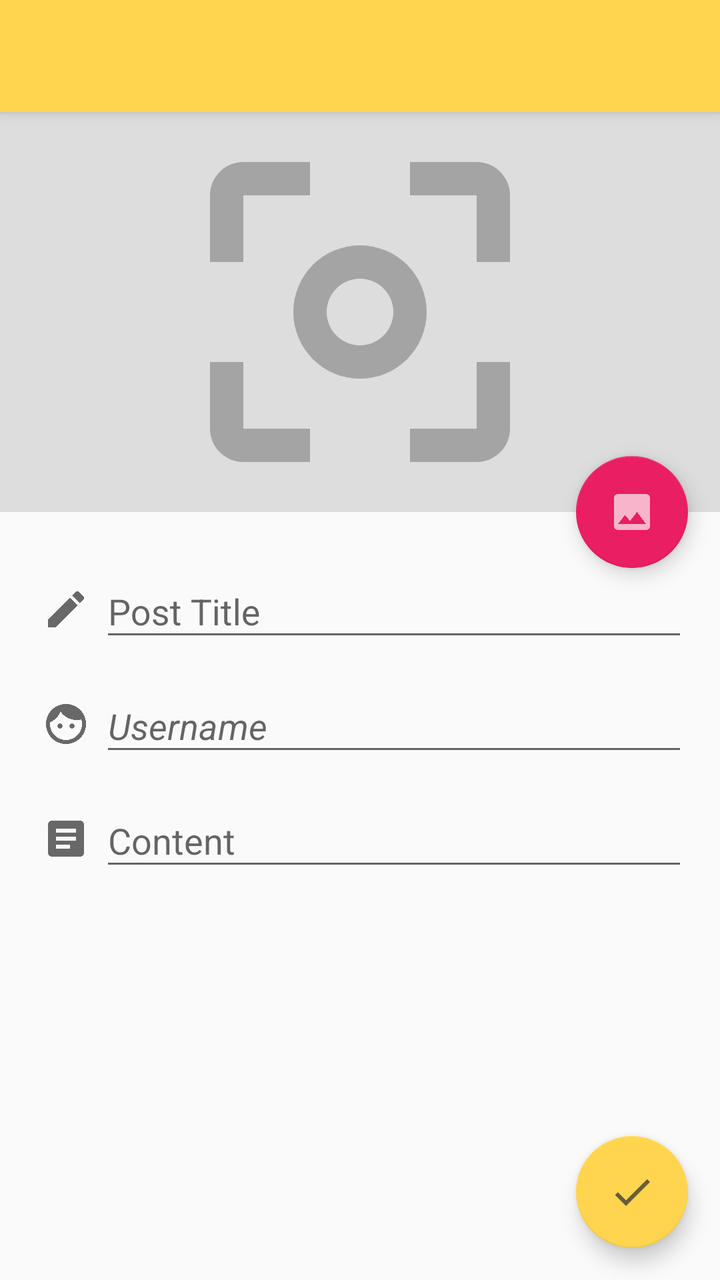
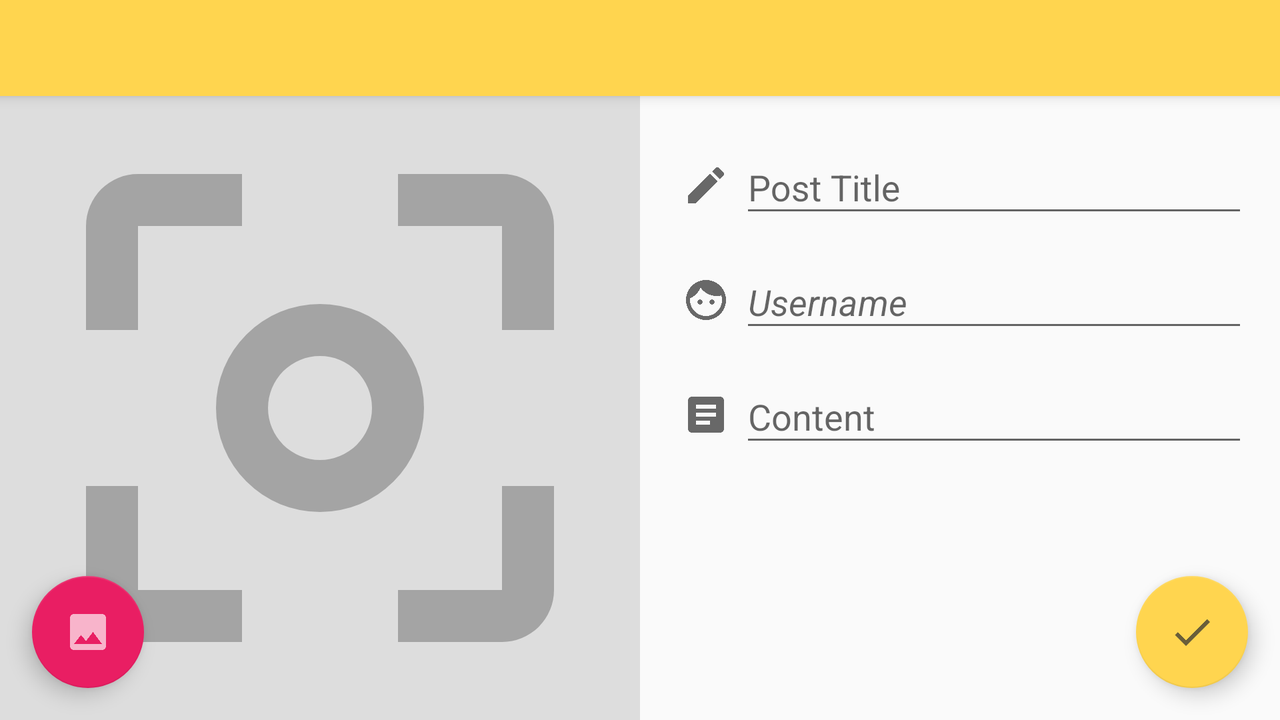

The same Android screen from two of the app's own layout files: first res/layout/ as a phone draws it, then the repository's variant for another configuration, drawn on a device whose configuration selects that folder. Both files follow.
<!-- AndroidManifest.xml: activity theme AppTheme.Post -->
<!-- res/layout/activity_post.xml -->
<?xml version="1.0" encoding="utf-8"?>
<android.support.design.widget.CoordinatorLayout xmlns:android="http://schemas.android.com/apk/res/android"
    xmlns:app="http://schemas.android.com/apk/res-auto"
    xmlns:tools="http://schemas.android.com/tools"
    android:id="@+id/activity_post"
    android:layout_width="match_parent"
    android:layout_height="match_parent"
    tools:context="com.iamareebjamal.feddup.ui.activity.PostActivity">

    <android.support.design.widget.AppBarLayout
        android:layout_width="match_parent"
        android:layout_height="?attr/actionBarSize"
        android:theme="@style/ThemeOverlay.AppCompat.Light">

        <android.support.v7.widget.Toolbar
            android:id="@+id/toolbar"
            android:layout_width="match_parent"
            android:layout_height="wrap_content"
            android:background="?attr/colorPrimary"
            android:minHeight="?attr/actionBarSize"
            app:popupTheme="@style/ThemeOverlay.AppCompat"
            android:theme="@style/ActionBarThemeOverlay"/>

    </android.support.design.widget.AppBarLayout>

    <ImageView
        android:id="@+id/postImage"
        android:layout_width="match_parent"
        android:layout_height="200dp"
        android:contentDescription="@null"
        android:background="@color/grey"
        app:srcCompat="@drawable/ic_photo"
        app:layout_behavior="@string/appbar_scrolling_view_behavior" />

    <android.support.v4.widget.NestedScrollView
        android:id="@+id/parentPanel"
        android:layout_width="match_parent"
        android:layout_height="match_parent"
        android:layout_marginTop="260dp" >

        <include layout="@layout/post_form" />
    </android.support.v4.widget.NestedScrollView>

    <android.support.design.widget.FloatingActionButton
        android:id="@+id/post"
        android:layout_width="wrap_content"
        android:layout_height="wrap_content"
        android:layout_margin="@dimen/fab_margin"
        app:layout_anchor="@+id/parentPanel"
        app:layout_anchorGravity="bottom|right"
        app:srcCompat="@drawable/ic_check" />

    <android.support.design.widget.FloatingActionButton
        android:id="@+id/image"
        android:layout_width="wrap_content"
        android:layout_height="wrap_content"
        android:layout_margin="@dimen/fab_margin"
        app:backgroundTint="@color/colorPrimary"
        app:fabSize="normal"
        app:layout_anchor="@+id/postImage"
        app:layout_anchorGravity="bottom|right"
        app:layout_behavior="@string/appbar_scrolling_view_behavior"
        app:srcCompat="@drawable/ic_image" />

    <ProgressBar
        android:id="@+id/progress"
        android:layout_width="match_parent"
        android:layout_height="match_parent"
        android:layout_margin="100dp"
        android:visibility="gone" />
</android.support.design.widget.CoordinatorLayout>
<!-- res/layout/post_form.xml (included above) -->
<LinearLayout
    xmlns:android="http://schemas.android.com/apk/res/android"
    xmlns:app="http://schemas.android.com/apk/res-auto"
    android:layout_width="match_parent"
    android:layout_height="wrap_content"
    android:orientation="vertical"
    android:padding="@dimen/activity_horizontal_margin"
    app:layout_behavior="@string/appbar_scrolling_view_behavior">

    <LinearLayout
        android:layout_width="match_parent"
        android:layout_height="wrap_content"
        android:gravity="center_vertical"
        android:orientation="horizontal">

        <ImageView
            android:layout_width="wrap_content"
            android:layout_height="wrap_content"
            android:padding="5dp"
            android:contentDescription="@null"
            app:srcCompat="@drawable/ic_pen" />

        <android.support.design.widget.TextInputLayout
            android:id="@+id/title_wrapper"
            android:layout_marginBottom="5dp"
            android:layout_width="match_parent"
            android:layout_height="wrap_content">

            <android.support.design.widget.TextInputEditText
                android:id="@+id/title"
                android:layout_width="match_parent"
                android:layout_height="wrap_content"
                android:ems="10"
                android:hint="@string/post_title"
                android:inputType="textPersonName" />

        </android.support.design.widget.TextInputLayout>

    </LinearLayout>

    <LinearLayout
        android:layout_width="match_parent"
        android:layout_height="wrap_content"
        android:gravity="center_vertical"
        android:orientation="horizontal">

        <ImageView
            android:layout_width="wrap_content"
            android:layout_height="wrap_content"
            android:contentDescription="@null"
            android:padding="5dp"
            app:srcCompat="@drawable/ic_face" />

        <android.support.design.widget.TextInputLayout
            android:id="@+id/user_wrapper"
            android:layout_marginBottom="5dp"
            android:layout_width="match_parent"
            android:layout_height="wrap_content">

            <android.support.design.widget.TextInputEditText
                android:id="@+id/user"
                android:layout_width="match_parent"
                android:layout_height="wrap_content"
                android:ems="10"
                android:hint="@string/username"
                android:inputType="textPersonName"
                android:textStyle="italic" />

        </android.support.design.widget.TextInputLayout>

    </LinearLayout>

    <LinearLayout
        android:layout_width="match_parent"
        android:layout_height="wrap_content"
        android:gravity="center_vertical"
        android:orientation="horizontal">

        <ImageView
            android:layout_width="wrap_content"
            android:layout_height="wrap_content"
            android:padding="5dp"
            android:contentDescription="@null"
            app:srcCompat="@drawable/ic_content" />

        <android.support.design.widget.TextInputLayout
            android:id="@+id/content_wrapper"
            android:layout_marginBottom="5dp"
            android:layout_width="match_parent"
            android:layout_height="wrap_content">

            <android.support.design.widget.TextInputEditText
                android:id="@+id/content"
                android:layout_width="match_parent"
                android:layout_height="wrap_content"
                android:ems="10"
                android:hint="@string/content"
                android:inputType="textMultiLine" />

        </android.support.design.widget.TextInputLayout>

    </LinearLayout>

</LinearLayout>
<!-- resources referenced by this layout -->
<resources>
  <color name="colorPrimary">#E91E63</color>
  <color name="grey">#dddddd</color>
  <dimen name="activity_horizontal_margin">16dp</dimen>
  <dimen name="fab_margin">16dp</dimen>
  <!-- drawable ic_check (drawable) -->
  <vector xmlns:android="http://schemas.android.com/apk/res/android"
      android:width="24dp"
      android:height="24dp"
      android:viewportHeight="24"
      android:viewportWidth="24">
      <path
          android:fillColor="#bb333333"
          android:pathData="M21,7L9,19L3.5,13.5L4.91,12.09L9,16.17L19.59,5.59L21,7Z" />
  </vector>
  <!-- drawable ic_content (drawable) -->
  <vector xmlns:android="http://schemas.android.com/apk/res/android"
      android:width="24dp"
      android:height="24dp"
      android:viewportHeight="24"
      android:viewportWidth="24">
      <path
          android:fillColor="#bb333333"
          android:pathData="M14,17H7V15H14M17,13H7V11H17M17,9H7V7H17M19,3H5C3.89,3 3,3.89 3,5V19A2,2 0 0,0 5,21H19A2,2 0 0,0 21,19V5C21,3.89 20.1,3 19,3Z" />
  </vector>
  <!-- drawable ic_face (drawable) -->
  <vector xmlns:android="http://schemas.android.com/apk/res/android"
      android:width="24dp"
      android:height="24dp"
      android:viewportHeight="24"
      android:viewportWidth="24">
      <path
          android:fillColor="#bb333333"
          android:pathData="M9,11.75A1.25,1.25 0 0,0 7.75,13A1.25,1.25 0 0,0 9,14.25A1.25,1.25 0 0,0 10.25,13A1.25,1.25 0 0,0 9,11.75M15,11.75A1.25,1.25 0 0,0 13.75,13A1.25,1.25 0 0,0 15,14.25A1.25,1.25 0 0,0 16.25,13A1.25,1.25 0 0,0 15,11.75M12,2A10,10 0 0,0 2,12A10,10 0 0,0 12,22A10,10 0 0,0 22,12A10,10 0 0,0 12,2M12,20C7.59,20 4,16.41 4,12C4,11.71 4,11.42 4.05,11.14C6.41,10.09 8.28,8.16 9.26,5.77C11.07,8.33 14.05,10 17.42,10C18.2,10 18.95,9.91 19.67,9.74C19.88,10.45 20,11.21 20,12C20,16.41 16.41,20 12,20Z" />
  </vector>
  <!-- drawable ic_image (drawable) -->
  <vector xmlns:android="http://schemas.android.com/apk/res/android"
      android:width="24dp"
      android:height="24dp"
      android:viewportHeight="24"
      android:viewportWidth="24">
      <path
          android:fillColor="#aaffffff"
          android:pathData="M8.5,13.5L11,16.5L14.5,12L19,18H5M21,19V5C21,3.89 20.1,3 19,3H5A2,2 0 0,0 3,5V19A2,2 0 0,0 5,21H19A2,2 0 0,0 21,19Z" />
  </vector>
  <!-- drawable ic_pen (drawable) -->
  <vector xmlns:android="http://schemas.android.com/apk/res/android"
      android:width="24dp"
      android:height="24dp"
      android:viewportHeight="24"
      android:viewportWidth="24">
      <path
          android:fillColor="#bb333333"
          android:pathData="M20.71,7.04C21.1,6.65 21.1,6 20.71,5.63L18.37,3.29C18,2.9 17.35,2.9 16.96,3.29L15.12,5.12L18.87,8.87M3,17.25V21H6.75L17.81,9.93L14.06,6.18L3,17.25Z" />
  </vector>
  <!-- drawable ic_photo (drawable) -->
  <vector xmlns:android="http://schemas.android.com/apk/res/android"
      android:width="24dp"
      android:height="24dp"
      android:viewportHeight="24"
      android:viewportWidth="24">
      <path
          android:fillColor="#55333333"
          android:pathData="M5,15H3V19A2,2 0 0,0 5,21H9V19H5M5,5H9V3H5A2,2 0 0,0 3,5V9H5M19,3H15V5H19V9H21V5A2,2 0 0,0 19,3M19,19H15V21H19A2,2 0 0,0 21,19V15H19M12,8A4,4 0 0,0 8,12A4,4 0 0,0 12,16A4,4 0 0,0 16,12A4,4 0 0,0 12,8M12,14A2,2 0 0,1 10,12A2,2 0 0,1 12,10A2,2 0 0,1 14,12A2,2 0 0,1 12,14Z" />
  </vector>
  <string name="content">Content</string>
  <string name="post_title">Post Title</string>
  <string name="username">Username</string>
  <style name="ActionBarThemeOverlay" parent="">
          <item name="android:textColorPrimary">#77000000</item>
      </style>
  <style name="AppTheme.Post" parent="Theme.AppCompat.Light.NoActionBar">
          <item name="colorPrimary">#FFD54F</item>
          <item name="colorPrimaryDark">#FFCA28</item>
          <item name="colorAccent">@color/colorAccent</item>
          <item name="android:textColorPrimary">#aa333333</item>
      </style>
  <color name="colorAccent">#FFD54F</color>
</resources>
<!-- res/layout-land/activity_post.xml (the repository's variant of the layout above) -->
<!-- drawn on the phone turned sideways -->
<?xml version="1.0" encoding="utf-8"?>
<android.support.design.widget.CoordinatorLayout xmlns:android="http://schemas.android.com/apk/res/android"
    xmlns:app="http://schemas.android.com/apk/res-auto"
    xmlns:tools="http://schemas.android.com/tools"
    android:id="@+id/activity_post"
    android:layout_width="match_parent"
    android:layout_height="match_parent"
    tools:context="com.iamareebjamal.feddup.ui.activity.PostActivity">

    <android.support.design.widget.AppBarLayout
        android:layout_width="match_parent"
        android:layout_height="?attr/actionBarSize"
        android:theme="@style/ThemeOverlay.AppCompat.Light" >

        <android.support.v7.widget.Toolbar
            android:id="@+id/toolbar"
            android:layout_width="match_parent"
            android:layout_height="wrap_content"
            android:background="?attr/colorPrimary"
            android:minHeight="?attr/actionBarSize"
            app:popupTheme="@style/ThemeOverlay.AppCompat"
            android:theme="@style/ActionBarThemeOverlay" />

    </android.support.design.widget.AppBarLayout>

    <LinearLayout
        android:id="@+id/complexPanel"
        android:orientation="horizontal"
        android:layout_width="match_parent"
        android:layout_height="match_parent"
        app:layout_behavior="@string/appbar_scrolling_view_behavior" >

        <ImageView
            android:id="@+id/postImage"
            android:layout_width="0dp"
            android:layout_height="match_parent"
            android:layout_weight="1"
            android:contentDescription="@null"
            android:background="@color/grey"
            app:srcCompat="@drawable/ic_photo" />

        <android.support.v4.widget.NestedScrollView
            android:id="@+id/parentPanel"
            android:layout_width="0dp"
            android:layout_height="match_parent"
            android:layout_weight="1" >

            <include layout="@layout/post_form" />
        </android.support.v4.widget.NestedScrollView>

    </LinearLayout>

    <android.support.design.widget.FloatingActionButton
        android:id="@+id/post"
        android:layout_width="wrap_content"
        android:layout_height="wrap_content"
        android:layout_margin="@dimen/fab_margin"
        app:layout_anchor="@+id/complexPanel"
        app:layout_anchorGravity="bottom|right"
        app:srcCompat="@drawable/ic_check" />

    <android.support.design.widget.FloatingActionButton
        android:id="@+id/image"
        android:layout_width="wrap_content"
        android:layout_height="wrap_content"
        android:layout_margin="@dimen/fab_margin"
        app:backgroundTint="@color/colorPrimary"
        app:fabSize="normal"
        app:layout_anchor="@id/complexPanel"
        app:layout_anchorGravity="bottom|left"
        app:layout_behavior="@string/appbar_scrolling_view_behavior"
        app:srcCompat="@drawable/ic_image" />

    <ProgressBar
        android:id="@+id/progress"
        android:layout_width="match_parent"
        android:layout_height="match_parent"
        android:layout_margin="100dp"
        android:visibility="gone" />
</android.support.design.widget.CoordinatorLayout>
